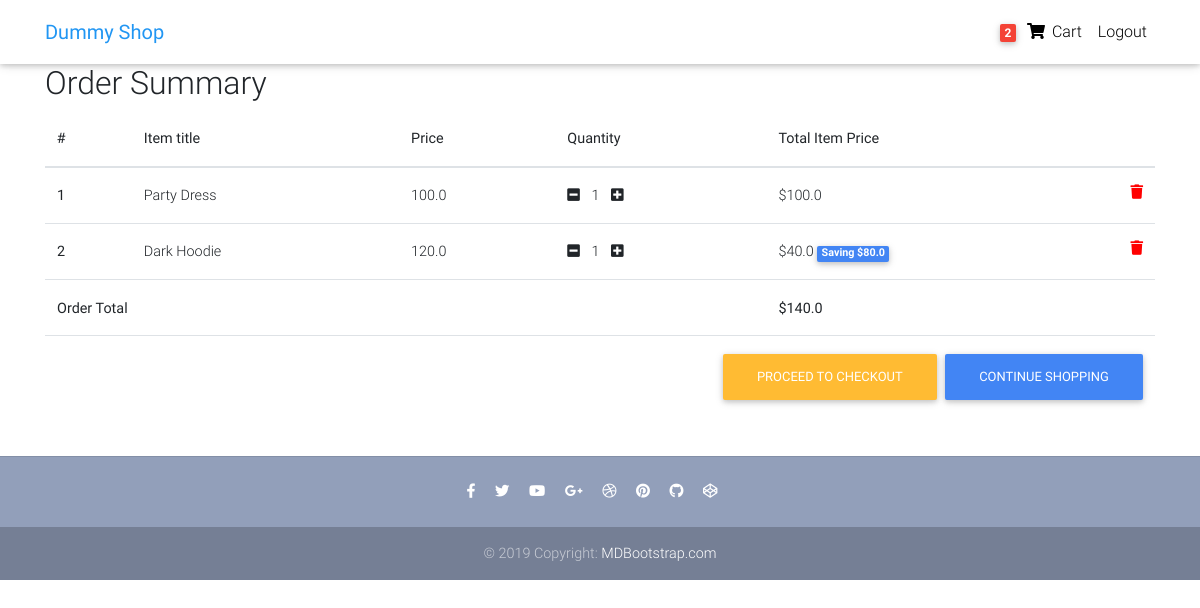
Page /order-summary/ (signed in) on the committed database.
### core/models.py (models this page shows, shortened)
class Order(models.Model):
    user = models.ForeignKey(settings.AUTH_USER_MODEL, on_delete=models.CASCADE)
    ref_code = models.CharField(max_length=20, blank=True, null=True)
    items = models.ManyToManyField(OrderItem)
    start_date = models.DateTimeField(auto_now_add=True)
    ordered_date = models.DateTimeField()
    ordered = models.BooleanField(default=False)
    billing_address = models.ForeignKey(
        'Address', related_name='billing_address', on_delete=models.SET_NULL, blank=True, null=True)
    shipping_address = models.ForeignKey(
        'Address', related_name='shipping_address', on_delete=models.SET_NULL, blank=True, null=True)
    payment = models.ForeignKey(
        'Payment', on_delete=models.SET_NULL, blank=True, null=True)
    coupon = models.ForeignKey('Coupon', on_delete=models.SET_NULL, blank=True, null=True)
    being_delivered = models.BooleanField(default=False)
    received = models.BooleanField(default=False)
    refund_requested = models.BooleanField(default=False)
    refund_granted = models.BooleanField(default=False)
    '''

    ^^^^^^^^^^^^^^^^^^^^^
    LIFECYCLE OF AN ORDER
    ^^^^^^^^^^^^^^^^^^^^^

    1. Item added to cart
    2. Add a billing address
       ( failed checkout )
    3. Payment
       (Pre-processing, processing, packaging, etc)
    4. Being delivered
    5. Received
    6. Refunds
    '''
    def get_total(self):
        total = 0
        for order_item in self.items.all():
            total += order_item.get_final_price()
        if self.coupon:
            total -= self.coupon.amount
        return total

class OrderItem(models.Model):
    user = models.ForeignKey(settings.AUTH_USER_MODEL, on_delete=models.CASCADE)
    item = models.ForeignKey(Item, on_delete=models.CASCADE)
    quantity = models.IntegerField(default=1)
    ordered = models.BooleanField(default=False)
    def get_total_item_price(self):
        return self.quantity * self.item.price
    def get_total_discount_item_price(self):
        return self.quantity * self.item.discount_price
    def get_amount_saved(self):
        return self.get_total_item_price() - self.get_total_discount_item_price()
    def get_final_price(self):
        if self.item.discount_price:
            return self.get_total_discount_item_price()
        return self.get_total_item_price()

class Item(models.Model):
    title = models.CharField(max_length=100)
    price = models.FloatField()
    discount_price = models.FloatField(blank=True, null=True)
    category = models.CharField(choices=CATEGORY_CHOICES, max_length=2)
    label = models.CharField(choices=LABEL_CHOICES, default="P", max_length=2)
    slug = models.SlugField()
    description = models.TextField()
    image = models.ImageField()

### core/views.py (the view)
# urls.py: path('order-summary/', OrderSummaryView.as_view(), name='order-summary'),
class OrderSummaryView(LoginRequiredMixin, View):
    def get(self, *args, **kwargs):
        try:
            order = Order.objects.get(user=self.request.user, ordered=False)
            context = {
                'object': order
            }
            return render(self.request, 'order_summary.html', context)
        except ObjectDoesNotExist:
            messages.warning(self.request, 'You do not have an active order')
            return redirect('/')

### core/templatetags/cart_template_tags.py (called while the page is built)
@register.filter
def cart_item_count(user):
    if user.is_authenticated:
        qs = Order.objects.filter(user=user, ordered=False)
        if qs.exists():
            return qs[0].items.count()
    return 0

### templates/order_summary.html (shortened to what this page needs)
{% extends 'base.html' %}
{% block content %}
<main>
    <div class="container">
        <div class="table-responsive text-nowrap">
            <h2>Order Summary</h2>
            <table class="table">
                <thead>
                    <tr>
                        <th scope="col">#</th>
                        <th scope="col">Item title</th>
                        <th scope="col">Price</th>
                        <th scope="col">Quantity</th>
                        <th scope="col">Total Item Price</th>
                    </tr>
                </thead>
                <tbody>
                    {% for order_item in object.items.all %}
                        <tr>
                            <th scope="row">{{ forloop.counter  }}</th>
                            <td>{{ order_item.item.title }}</td>
                            <td>{{ order_item.item.price }}</td>
                            <td>
                                <a href="{% url 'core:remove-single-item-from-cart' order_item.item.slug %}"><i class="fas fa-minus-square mr-2"></i></a>
                                    {{ order_item.quantity }}
                                <a href="{% url 'core:add-to-cart' order_item.item.slug %}"><i class="fas fa-plus-square ml-2"></i></a>
                            </td>
                            <td>
                                {% if order_item.item.discount_price %}
                                    ${{ order_item.get_total_discount_item_price }}
                                    <span class="badge badge-primary">Saving ${{ order_item.get_amount_saved }}</span>
                                {% else %}
                                    ${{ order_item.get_total_item_price }}
                                {% endif %}
                                <a style="color: red;" href="{% url 'core:remove-from-cart' order_item.item.slug %}">
                                    <i class="fas fa-trash float-right"></i>
                                </a>
                            </td>
                        </tr>
                    {% endfor %}
                    {% if object.get_total %}
                        <tr>
                            <td colspan="4"><b>Order Total</b></td>
                            <td><b>${{ object.get_total }}</b></td>
                        </tr>
                        <tr>
                            <td colspan="5">
                                <a class="btn btn-primary float-right ml-2" href="/">Continue Shopping</a>
                                <a class="btn btn-warning float-right" href="/checkout/">Proceed to Checkout</a>
                            </td>
                        </tr>
                    {% endif %}
                </tbody>
            </table>
        </div>
    </div>
</main>
{% endblock %}

### templates/base.html (shortened to what this page needs)
{% load static %}
<!DOCTYPE html>
<html lang="en">
<head>
    <link rel="stylesheet" href="https://use.fontawesome.com/releases/v5.8.2/css/all.css">
    <link href="{% static 'css/bootstrap.min.css' %}" rel="stylesheet">
    <link href="{% static 'css/mdb.min.css' %}" rel="stylesheet">
    <link href="{% static 'css/style.min.css' %}" rel="stylesheet">
</head>
{% include 'navbar.html' %}
<body>
{% block content %}
{% endblock content %}
{% include 'footer.html' %}
</body>
</html>

### templates/navbar.html (shortened to what this page needs)
{% load cart_template_tags %}
<nav class="navbar fixed-top navbar-expand-lg navbar-light white scrolling-navbar">
    <div class="container">
        <a class="navbar-brand waves-effect" href="/">
            <strong class="blue-text">Dummy Shop</strong>
        </a>
        <div class="collapse navbar-collapse" id="navbarSupportedContent">
            <ul class="navbar-nav nav-flex-icons">
                {% if request.user.is_authenticated %}
                    <li class="nav-item">
                        <a class="nav-link waves-effect" href="{% url 'core:order-summary' %}">
                            <span class="badge red z-depth-1 mr-1"> {{ request.user|cart_item_count }} </span>
                            <i class="fas fa-shopping-cart"></i>
                            <span class="clearfix d-none d-sm-inline-block"> Cart </span>
                        </a>
                    </li>
                     <li class="nav-item">
                        <a class="nav-link waves-effect" href="{% url 'account_logout' %}">
                            <span class="clearfix d-none d-sm-inline-block"> Logout </span>
                        </a>
                    </li>
                {% endif %}
            </ul>
        </div>
    </div>
</nav>

### templates/footer.html
{% load static %}
  <footer class="page-footer text-center font-small mt-4 wow fadeIn">
    <hr class="my-4">
    <div class="pb-4">
      <a href="https://www.facebook.com/mdbootstrap" target="_blank">
        <i class="fab fa-facebook-f mr-3"></i>
      </a>
      <a href="https://twitter.com/MDBootstrap" target="_blank">
        <i class="fab fa-twitter mr-3"></i>
      </a>
      <a href="https://www.youtube.com/watch?v=7MUISDJ5ZZ4" target="_blank">
        <i class="fab fa-youtube mr-3"></i>
      </a>
      <a href="https://plus.google.com/u/0/b/107863090883699620484" target="_blank">
        <i class="fab fa-google-plus-g mr-3"></i>
      </a>
      <a href="https://dribbble.com/mdbootstrap" target="_blank">
        <i class="fab fa-dribbble mr-3"></i>
      </a>
      <a href="https://pinterest.com/mdbootstrap" target="_blank">
        <i class="fab fa-pinterest mr-3"></i>
      </a>
      <a href="https://github.com/mdbootstrap/bootstrap-material-design" target="_blank">
        <i class="fab fa-github mr-3"></i>
      </a>
      <a href="http://codepen.io/mdbootstrap/" target="_blank">
        <i class="fab fa-codepen mr-3"></i>
      </a>
    </div>
    <div class="footer-copyright py-3">
      © 2019 Copyright:
      <a href="https://mdbootstrap.com/education/bootstrap/" target="_blank"> MDBootstrap.com </a>
    </div>
  </footer>

### templates/scripts.html (shortened to what this page needs)
{% load static %}

### templates/base.html (style rules this page uses)
html, body, header, .carousel { height: 60vh; padding-top: 24px; }

### rows in the picture
OrderItem: item "Party Dress", item.price "100.0", quantity "1", get_total_item_price "100.0"
OrderItem: item "Dark Hoodie", item.price "120.0", quantity "1", get_total_discount_item_price "40.0", get_amount_saved "80.0"
Order: get_total "140.0"

### other values in the picture
{{ request.user|cart_item_count }} "2"
